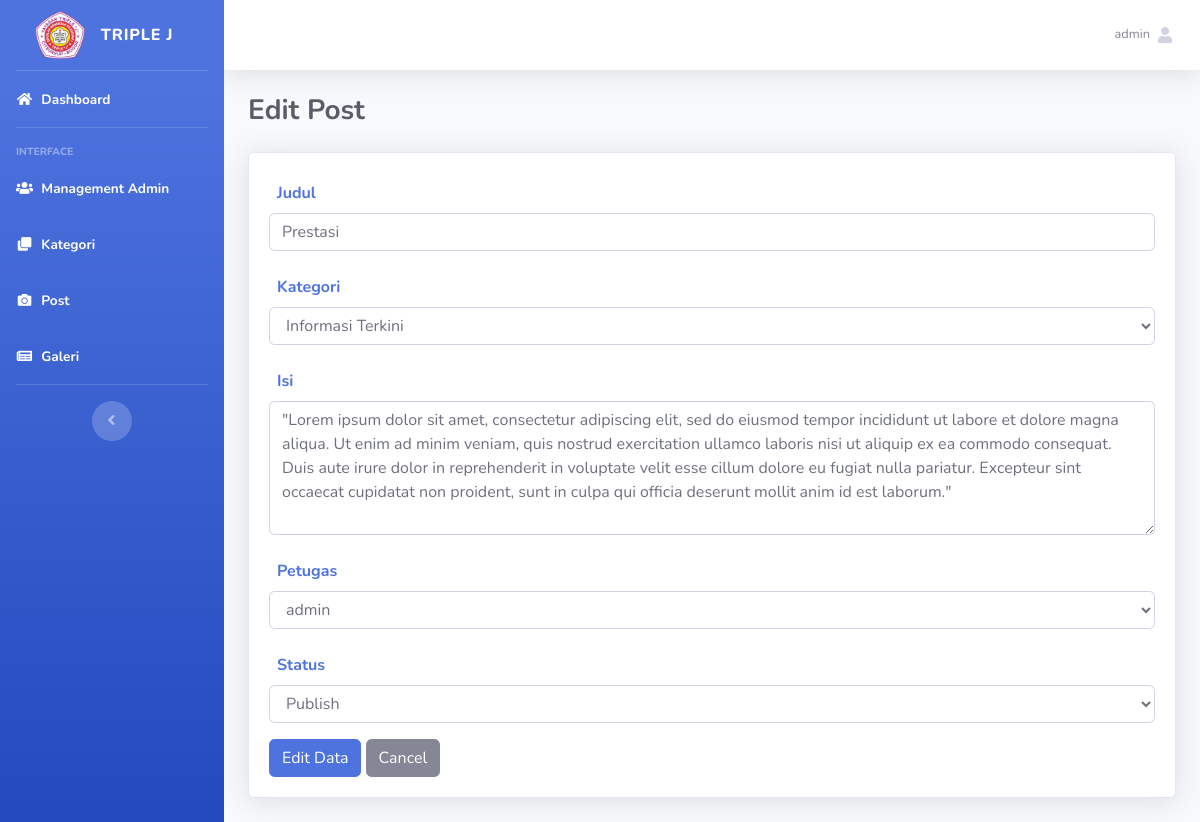
The app's page /edit_post.php?id=22 (signed in) with its own data.
### tables this page shows
CREATE TABLE `posts` (
  `id` int(11) NOT NULL,
  `judul` varchar(255) NOT NULL,
  `kategori_id` int(11) NOT NULL,
  `isi` text NOT NULL,
  `petugas_id` int(11) NOT NULL,
  `status` varchar(255) NOT NULL,
  `created_at` timestamp NOT NULL DEFAULT current_timestamp() ON UPDATE current_timestamp()
);

### edit_post.php (the view, shortened to what this page needs)
<?php
include 'koneksi.php';
if(isset($_GET['id'])) {
    $id = $_GET['id'];
    $query = "SELECT * FROM posts WHERE id = ?";
    $stmt = $conn->prepare($query);
    $stmt->bind_param("i", $id);
    $stmt->execute();
    $result = $stmt->get_result();
    if($result->num_rows == 1) {
        $row = $result->fetch_assoc();
        $judul = $row['judul'];
        $kategori_id = $row['kategori_id'];
        $petugas_id = $row['petugas_id'];
        $isi = $row['isi'];
        $status = $row['status'];
    } else {
        echo "Post not found!";
        exit();
    }
} else {
    echo "Invalid request!";
    exit();
}
?>
<!DOCTYPE html>
<html lang="en">
<head>
    <link href="vendor/fontawesome-free/css/all.min.css" rel="stylesheet" type="text/css">
    <link href="css/sb-admin-2.min.css" rel="stylesheet">
</head>
<body id="page-top">
    <div id="wrapper">
        <?php include 'sidebar.php'; ?>
        <div id="content-wrapper" class="d-flex flex-column">
            <div id="content">
                <?php include 'navbar.php'; ?>
                <div class="container-fluid">
                    <div class="d-sm-flex align-items-center justify-content-between mb-4">
                        <h1 class="h3 font-weight-bold mb-0 text-gray-800">Edit Post</h1>
                    </div>
                    <div class="row">
                        <div class="col-lg-12">
                            <div class="card shadow mb-4">
                                <div class="card-body">
                                    <form method="POST">
                                        <div class="form-group">
                                            <label class="m-2 font-weight-bold text-primary" for="judul">Judul</label>
                                            <input type="text" class="form-control" id="judul" name="judul" value="<?php echo $judul; ?>" required>
                                        </div>
                                        <div class="form-group">
                                            <label class="m-2 font-weight-bold text-primary" for="kategori">Kategori</label>
                                            <select class="form-control" id="kategori" name="kategori" required>
                                                <?php
                                                $sql = mysqli_query($conn, "SELECT * FROM kategori") or die (mysqli_error($conn));
                                                while ($data = mysqli_fetch_array($sql)) {
                                                    $selected = ($data['id'] == $kategori_id) ? "selected" : "";
                                                    echo '<option value="'.$data['id'].'" '.$selected.'>'.$data['judul'].'</option>';
                                                }
                                                ?>
                                            </select>
                                        </div>
                                        <div class="form-group">
                                            <label class="m-2 font-weight-bold text-primary" for="isi">Isi</label>
                                            <textarea class="form-control" id="isi" name="isi" rows="5" required><?php echo $isi; ?></textarea>
                                        </div>
                                        <div class="form-group">
                                            <label class="m-2 font-weight-bold text-primary" for="petugas">Petugas</label>
                                            <select class="form-control" id="petugas" name="petugas" required>
                                                <?php
                                                $sql = mysqli_query($conn, "SELECT * FROM petugas") or die (mysqli_error($conn));
                                                while ($data = mysqli_fetch_array($sql)) {
                                                    $selected = ($data['id'] == $petugas_id) ? "selected" : "";
                                                    echo '<option value="'.$data['id'].'" '.$selected.'>'.$data['username'].'</option>';
                                                }
                                                ?>
                                            </select>
                                        </div>
                                        <div class="form-group">
                                            <label class="m-2 font-weight-bold text-primary" for="status">Status</label>
                                            <select class="form-control" id="status" name="status" required>
                                                <option value="publish" <?php if($status == 'publish') echo 'selected'; ?>>Publish</option>
                                            </select>
                                        </div>
                                        <button type="submit" class="btn btn-primary" name="submit">Edit Data</button>
                                        <a href="post.php" class="btn btn-secondary">Cancel</a>
                                        </div>
                            </div>
                        </div>
                    </div>
                </div>
            </div>
        </div>
    </div>
</body>
</html>

### records on screen
posts: judul "Prestasi", isi "\"Lorem ipsum dolor sit amet, consectetur adipiscing elit, sed do eiusmod tempor incididunt ut labore et dolore magna aliqua. Ut enim ad minim veniam, quis nostrud exercitation ullamco laboris nisi ut aliquip ex ea commodo consequat. Duis aute irure dolor in reprehenderit in voluptate velit esse cillum dolore eu fugiat nulla pariatur. Excepteur sint occaecat cupidatat non proident, sunt in culpa qui officia deserunt mollit anim id est laborum.\"", status "Publish"

### other values on screen
$_SESSION ['username'] "admin"
form field kategori "Informasi Terkini"
form field petugas "admin"
